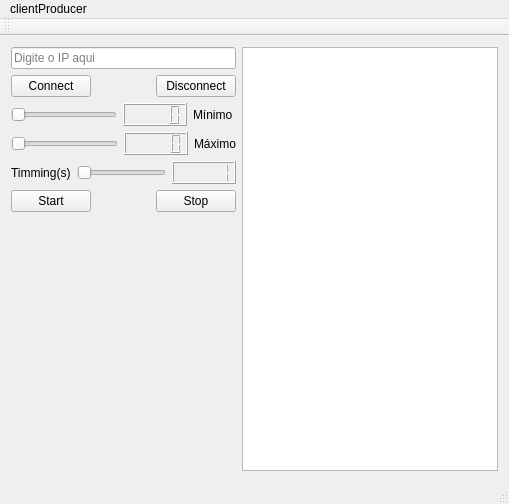
<?xml version="1.0" encoding="UTF-8"?>
<ui version="4.0">
 <class>MainWindow</class>
 <widget class="QMainWindow" name="MainWindow">
  <property name="geometry">
   <rect>
    <x>0</x>
    <y>0</y>
    <width>509</width>
    <height>504</height>
   </rect>
  </property>
  <property name="windowTitle">
   <string>MainWindow</string>
  </property>
  <widget class="QWidget" name="centralWidget">
   <layout class="QGridLayout" name="gridLayout">
    <item row="0" column="0">
     <layout class="QVBoxLayout" name="verticalLayout">
      <item>
       <widget class="QLineEdit" name="lineEditIP">
        <property name="inputMask">
         <string/>
        </property>
        <property name="text">
         <string/>
        </property>
        <property name="placeholderText">
         <string>Digite o IP aqui</string>
        </property>
       </widget>
      </item>
      <item>
       <layout class="QHBoxLayout" name="horizontalLayout_4">
        <item>
         <widget class="QPushButton" name="pushButtonConnect">
          <property name="text">
           <string>Connect</string>
          </property>
         </widget>
        </item>
        <item>
         <spacer name="horizontalSpacer">
          <property name="orientation">
           <enum>Qt::Horizontal</enum>
          </property>
          <property name="sizeHint" stdset="0">
           <size>
            <width>38</width>
            <height>20</height>
           </size>
          </property>
         </spacer>
        </item>
        <item>
         <widget class="QPushButton" name="pushButtonDisconnect">
          <property name="text">
           <string>Disconnect</string>
          </property>
         </widget>
        </item>
       </layout>
      </item>
      <item>
       <layout class="QHBoxLayout" name="horizontalLayout">
        <item>
         <widget class="QSlider" name="horizontalSliderMin">
          <property name="orientation">
           <enum>Qt::Horizontal</enum>
          </property>
         </widget>
        </item>
        <item>
         <widget class="QLCDNumber" name="lcdNumber"/>
        </item>
        <item>
         <widget class="QLabel" name="label">
          <property name="text">
           <string>Mínimo </string>
          </property>
         </widget>
        </item>
       </layout>
      </item>
      <item>
       <layout class="QHBoxLayout" name="horizontalLayout_2">
        <item>
         <widget class="QSlider" name="horizontalSliderMax">
          <property name="orientation">
           <enum>Qt::Horizontal</enum>
          </property>
         </widget>
        </item>
        <item>
         <widget class="QLCDNumber" name="lcdNumber_2"/>
        </item>
        <item>
         <widget class="QLabel" name="label_2">
          <property name="text">
           <string>Máximo</string>
          </property>
         </widget>
        </item>
       </layout>
      </item>
      <item>
       <layout class="QHBoxLayout" name="horizontalLayout_3">
        <item>
         <widget class="QLabel" name="label_3">
          <property name="text">
           <string>Timming(s)</string>
          </property>
         </widget>
        </item>
        <item>
         <widget class="QSlider" name="horizontalSliderTimming">
          <property name="minimum">
           <number>1</number>
          </property>
          <property name="maximum">
           <number>5</number>
          </property>
          <property name="orientation">
           <enum>Qt::Horizontal</enum>
          </property>
         </widget>
        </item>
        <item>
         <widget class="QLCDNumber" name="lcdNumberTimming">
          <property name="value" stdset="0">
           <double>1.000000000000000</double>
          </property>
         </widget>
        </item>
       </layout>
      </item>
      <item>
       <layout class="QHBoxLayout" name="horizontalLayout_5">
        <item>
         <widget class="QPushButton" name="pushButtonStart">
          <property name="text">
           <string>Start</string>
          </property>
         </widget>
        </item>
        <item>
         <spacer name="horizontalSpacer_2">
          <property name="orientation">
           <enum>Qt::Horizontal</enum>
          </property>
          <property name="sizeHint" stdset="0">
           <size>
            <width>40</width>
            <height>20</height>
           </size>
          </property>
         </spacer>
        </item>
        <item>
         <widget class="QPushButton" name="pushButtonStop">
          <property name="text">
           <string>Stop</string>
          </property>
         </widget>
        </item>
       </layout>
      </item>
      <item>
       <spacer name="verticalSpacer">
        <property name="orientation">
         <enum>Qt::Vertical</enum>
        </property>
        <property name="sizeHint" stdset="0">
         <size>
          <width>20</width>
          <height>40</height>
         </size>
        </property>
       </spacer>
      </item>
     </layout>
    </item>
    <item row="1" column="0">
     <widget class="QLabel" name="labelToChange">
      <property name="text">
       <string/>
      </property>
     </widget>
    </item>
    <item row="0" column="1" rowspan="2">
     <widget class="QTextBrowser" name="textBrowser"/>
    </item>
   </layout>
  </widget>
  <widget class="QMenuBar" name="menuBar">
   <property name="geometry">
    <rect>
     <x>0</x>
     <y>0</y>
     <width>509</width>
     <height>22</height>
    </rect>
   </property>
   <widget class="QMenu" name="menuclientProducer">
    <property name="title">
     <string>clientProducer</string>
    </property>
   </widget>
   <addaction name="menuclientProducer"/>
  </widget>
  <widget class="QToolBar" name="mainToolBar">
   <attribute name="toolBarArea">
    <enum>TopToolBarArea</enum>
   </attribute>
   <attribute name="toolBarBreak">
    <bool>false</bool>
   </attribute>
  </widget>
  <widget class="QStatusBar" name="statusBar"/>
 </widget>
 <layoutdefault spacing="6" margin="11"/>
 <resources/>
 <connections>
  <connection>
   <sender>horizontalSliderMin</sender>
   <signal>valueChanged(int)</signal>
   <receiver>lcdNumber</receiver>
   <slot>display(int)</slot>
   <hints>
    <hint type="sourcelabel">
     <x>84</x>
     <y>125</y>
    </hint>
    <hint type="destinationlabel">
     <x>125</x>
     <y>131</y>
    </hint>
   </hints>
  </connection>
  <connection>
   <sender>horizontalSliderMax</sender>
   <signal>valueChanged(int)</signal>
   <receiver>lcdNumber_2</receiver>
   <slot>display(int)</slot>
   <hints>
    <hint type="sourcelabel">
     <x>84</x>
     <y>156</y>
    </hint>
    <hint type="destinationlabel">
     <x>116</x>
     <y>156</y>
    </hint>
   </hints>
  </connection>
  <connection>
   <sender>horizontalSliderTimming</sender>
   <signal>valueChanged(int)</signal>
   <receiver>lcdNumberTimming</receiver>
   <slot>display(int)</slot>
   <hints>
    <hint type="sourcelabel">
     <x>156</x>
     <y>187</y>
    </hint>
    <hint type="destinationlabel">
     <x>197</x>
     <y>189</y>
    </hint>
   </hints>
  </connection>
 </connections>
</ui>
